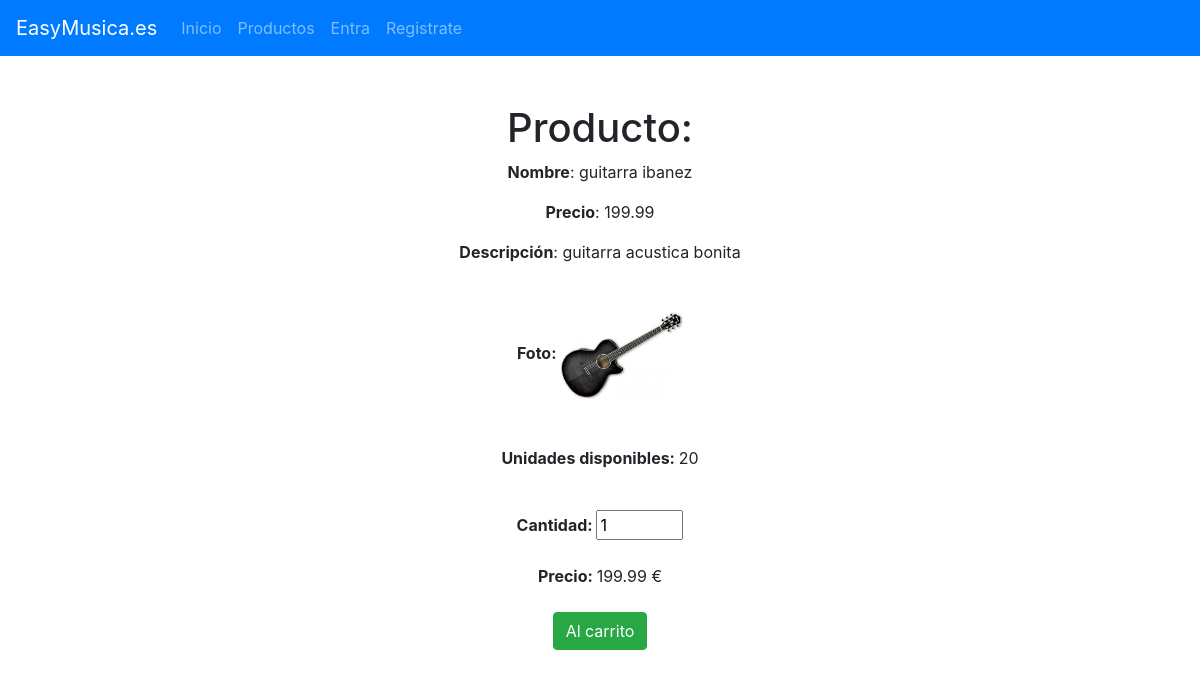
Page /php/producto.php?id=1 on the committed database.
### tables this page shows
create table PRODUCTO (
    id int PRIMARY KEY AUTO_INCREMENT,
    nombre varchar(50) NOT NULL UNIQUE,
    descripcion text(1000) NOT NULL,
    precio decimal(7,2) NOT NULL,
    unidadesDisponibles int NOT NULL,
    imagen varchar(40) NOT NULL
);

### php/bbdd/peticiones.php (called while the page is built, shortened)
<?php
function dameDatosProducto($con, $id)
{
    try {
        $query = "select * from producto where id = ?";
        $rs = $con->prepare($query);
        $rs->execute([$id]);
        $res = $rs->fetchAll(PDO::FETCH_ASSOC);
        if (is_array($res))
            if (isset($res[0]))
                return $res[0];
            else
                return [];
        else
            return [];
    } catch (PDOException $e) {
        echo $e->getMessage();
    }
}
?>

### php/producto.php (the view, shortened to what this page needs)
<?php
include "./bbdd/peticiones.php";
$producto = [];
if (isset($_GET["id"])) {
    $id = $_GET["id"];
    $con = getConexion();
    $producto = dameDatosProducto($con, $id);
} else {
    header("location: aplicacion.php");
    exit;
}
?>
<!doctype html>
<html lang="en">
<head>
    <link rel="stylesheet" href="https://cdn.jsdelivr.net/npm/bootstrap@4.6.0/dist/css/bootstrap.min.css">
</head>
<body>
    <?php include "./includes/menu.php" ?>
    <div class="container mt-5 text-center">
        <h1>Producto:</h1>
        <?php
        echo "<p><b>Nombre</b>: " . $producto['nombre'] . "</p>";
        echo "<p><b>Precio</b>: " . $producto['precio'] . "</p>";
        echo "<p><b>Descripción</b>: " . $producto['descripcion'] . "</p>";
        echo "<p><b>Foto: </b>   <img height='150px' src='./public/img/" . $producto['imagen'] . "'></p>";
        echo "<p><b>Unidades disponibles: </b>" . $producto['unidadesDisponibles'] . "</p>";
        if ($producto['unidadesDisponibles'] > 0) {
        ?>
            <form action="insertaCarrito.php" method="POST">
                <input type="hidden" name="idProducto" value="<?php echo $producto['id'] ?>"><br>
                <b>Cantidad: </b><input type="number" name="cantidad" value="1" min="1" max="<?php echo $producto['unidadesDisponibles'] ?>" id=""><br><br>
                 <b>Precio: </b><span><?= $producto['precio'] ?></span> € <br><br>
                <input type="submit" class="btn btn-success" value="Al carrito" name="insertaACarrito">
            </form>
        <?php } ?>
    </div>
</body>
</html>

### rows in the picture
producto: nombre "guitarra ibanez", precio "199.99", descripcion "guitarra acustica bonita", imagen (picture), unidadesDisponibles "20"
